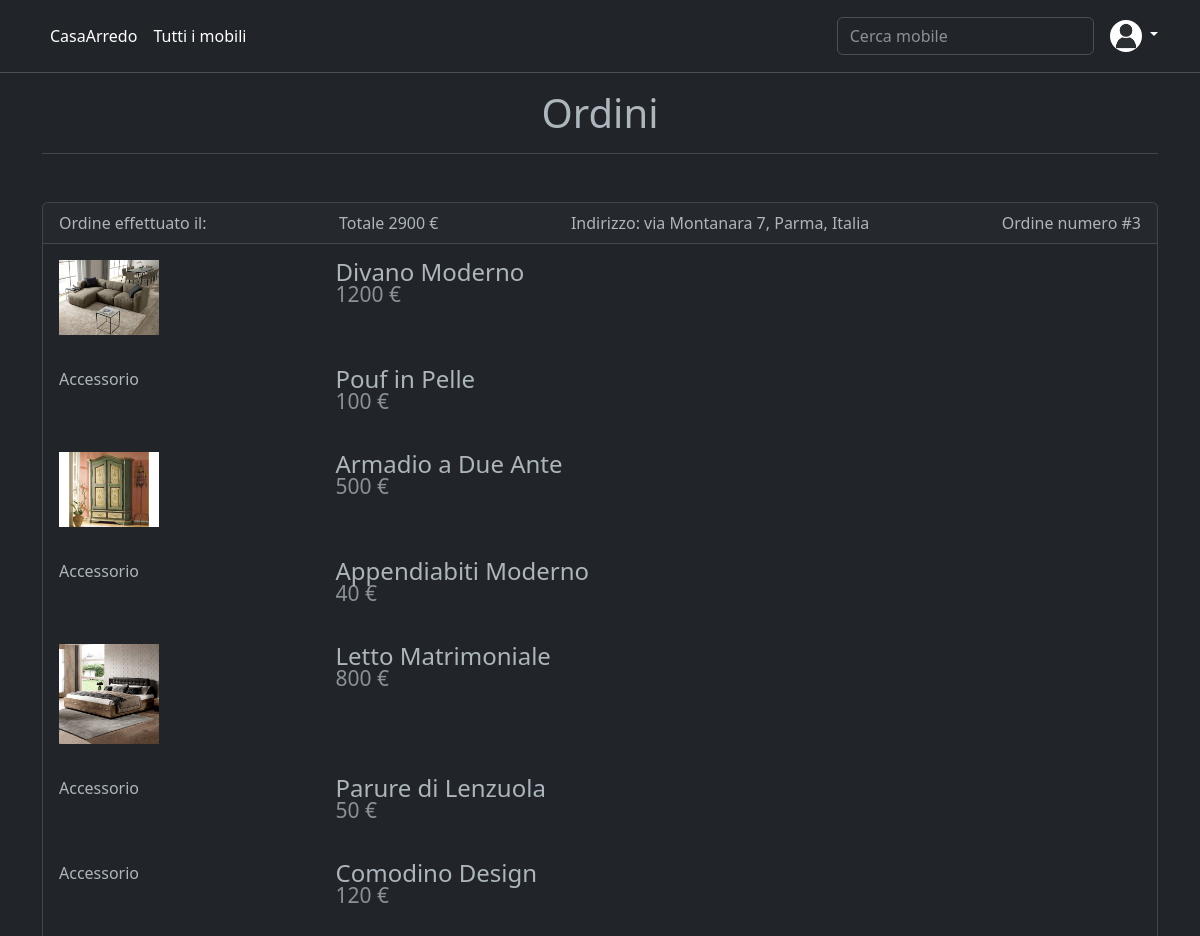
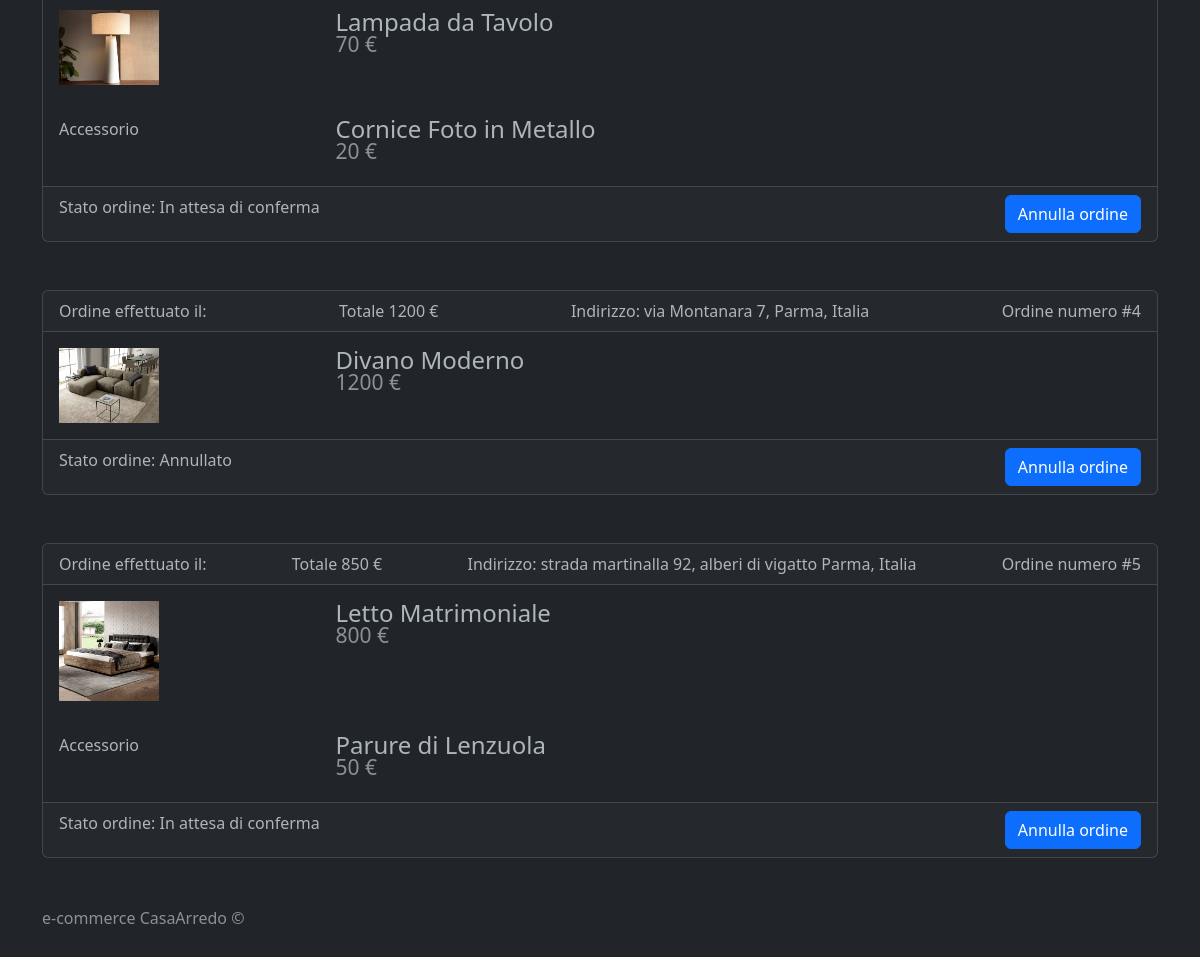
Screenshot of /src/view/visualizzaOrdini.php (signed in) with the database file from the repository (2 pictures, top to bottom).
### tables this page shows
CREATE TABLE IF NOT EXISTS `ordine` (
  `id` int(11) NOT NULL AUTO_INCREMENT,
  `id_utente` int(11) NOT NULL,
  `id_status` int(11) NOT NULL,
  `costo_consegna` int(11) NOT NULL,
  `data_ordine` date NOT NULL,
  `id_indirizzo` int(11) NOT NULL,
  PRIMARY KEY (`id`),
  KEY `id_utente` (`id_utente`),
  KEY `id_status` (`id_status`),
  KEY `id_indirizzo` (`id_indirizzo`),
  CONSTRAINT `ordine_ibfk_1` FOREIGN KEY (`id_utente`) REFERENCES `utente` (`id`),
  CONSTRAINT `ordine_ibfk_2` FOREIGN KEY (`id_status`) REFERENCES `status_ordine` (`id`),
  CONSTRAINT `ordine_ibfk_3` FOREIGN KEY (`id_indirizzo`) REFERENCES `indirizzi` (`id`)
);

CREATE TABLE IF NOT EXISTS `indirizzi` (
  `id` int(11) NOT NULL AUTO_INCREMENT,
  `via` varchar(50) NOT NULL,
  `citta` varchar(50) NOT NULL,
  `stato` varchar(50) NOT NULL,
  `id_utente` int(11) NOT NULL,
  PRIMARY KEY (`id`),
  KEY `id_utente` (`id_utente`),
  CONSTRAINT `indirizzi_ibfk_1` FOREIGN KEY (`id_utente`) REFERENCES `utente` (`id`)
);

CREATE TABLE IF NOT EXISTS `immagini_prodotti` (
  `id` int(11) NOT NULL AUTO_INCREMENT,
  `path_immagine` varchar(255) NOT NULL,
  `id_prodotti` int(11) NOT NULL,
  PRIMARY KEY (`id`),
  KEY `id_prodotti` (`id_prodotti`),
  CONSTRAINT `immagini_prodotti_ibfk_1` FOREIGN KEY (`id_prodotti`) REFERENCES `prodotti` (`id`)
);

CREATE TABLE IF NOT EXISTS `prodotti` (
  `id` int(11) NOT NULL AUTO_INCREMENT,
  `nome` varchar(30) NOT NULL,
  `descrizione` varchar(250) DEFAULT NULL,
  `prezzo` double NOT NULL,
  `id_categoria` int(11) DEFAULT NULL,
  `id_prodotto` int(11) DEFAULT NULL,
  PRIMARY KEY (`id`),
  KEY `id_categoria` (`id_categoria`),
  KEY `id_prodotto` (`id_prodotto`),
  CONSTRAINT `prodotti_ibfk_1` FOREIGN KEY (`id_categoria`) REFERENCES `categoria` (`id`),
  CONSTRAINT `prodotti_ibfk_2` FOREIGN KEY (`id_prodotto`) REFERENCES `prodotti` (`id`)
);

CREATE TABLE IF NOT EXISTS `status_ordine` (
  `id` int(11) NOT NULL AUTO_INCREMENT,
  `status_ordine` varchar(30) NOT NULL,
  PRIMARY KEY (`id`)
);

### src/model/letturaDB/letturaDB.php (called while the page is built, shortened)
<?php
include $_SERVER["DOCUMENT_ROOT"] . '/PHP/e-commerce_mobili/src/model/connessione.php';
include $_SERVER["DOCUMENT_ROOT"] . '/PHP/e-commerce_mobili/src/model/collections/classeProdottoCollection.php';
include $_SERVER["DOCUMENT_ROOT"] . '/PHP/e-commerce_mobili/src/model/collections/classeOrdiniCollection.php';
$conn = new mysqli($hostname, $username, $password, $dbname);
function getImmagini_prodotti()
{
    global $conn;
    $immagini_prodotto = new Immagine_ProdottoCollection();
    $query = "SELECT * FROM immagini_prodotti";
    $risultato = $conn->query($query);
    if ($risultato->num_rows > 0) {
        while ($imm = $risultato->fetch_assoc()) {
            $immagini_prodotto->aggiungiImmagine(new Immagine_Prodotto($imm["id"], $imm["path_immagine"], $imm["id_prodotti"]));
        }
    }
    return $immagini_prodotto;
}
function getOrdini($id_utente)
{
    global $conn;
    $ordini = new OrdineCollection();
    $query = "SELECT * FROM ordine";
    if ($id_utente != null) {
        $query = "SELECT * FROM ordine WHERE id_utente = $id_utente";
    }
    $risultato = $conn->query($query);
    if ($risultato->num_rows > 0) {
        while ($ord = $risultato->fetch_assoc()) {
            $ordini->aggiungiOrdine(new Ordine($ord["id"], $ord["id_utente"], $ord["id_status"], $ord["costo_consegna"], $ord["data_ordine"], $ord["id_indirizzo"]));
        }
    }
    return $ordini;
}
function getTotaleOrdine($id_ordine){
    global $conn;
    $query = "SELECT
                SUM(prodotti.prezzo) AS tot
                FROM prodotti
                INNER JOIN dettaglio_ordine ON prodotti.id = dettaglio_ordine.id_prodotto
                INNER JOIN ordine ON dettaglio_ordine.id_ordine = ordine.id
                WHERE ordine.id = $id_ordine;";
    $risultato = $conn->query($query);
    if ($risultato->num_rows > 0) {
        $totale = $risultato->fetch_assoc()["tot"];
    }
    return $totale;
}
function getIndirizzoOrdine($id_ordine){
    global $conn;
    $query = "SELECT * FROM indirizzi INNER JOIN ordine ON indirizzi.id =  ordine.id_indirizzo WHERE ordine.id = $id_ordine;";
    $risultato = $conn->query($query);
    if ($risultato->num_rows > 0) {
        while ($i = $risultato->fetch_assoc()) {
            $indirizzo = new Indirizzo($i["id"], $i["via"], $i["citta"], $i["stato"], $i["id_utente"]);
        }
    }
    return $indirizzo;
}
function getStatusOrdine($id_ordine){
    global $conn;
    $query = "SELECT status_ordine.status_ordine AS stato
                FROM status_ordine
                INNER JOIN ordine ON status_ordine.id = ordine.id_status WHERE ordine.id = $id_ordine;";
    $risultato = $conn->query($query);
    if ($risultato->num_rows > 0) {
        return $risultato->fetch_assoc()["stato"];
    }
}
function getProdottiOrdine($id_ordine){
    global $conn;
    $prodotti = new ProdottoCollection();
    $query = "SELECT prodotti.id, nome, descrizione, prezzo, id_categoria, prodotti.id_prodotto FROM prodotti
                INNER JOIN dettaglio_ordine ON prodotti.id = dettaglio_ordine.id_prodotto
                INNER JOIN ordine ON dettaglio_ordine.id_ordine = ordine.id
                WHERE ordine.id = $id_ordine";
    $risultato = $conn->query($query);
    if ($risultato->num_rows > 0) {
        while ($prod = $risultato->fetch_assoc()) {
            $prodotti->aggiungiProdotto(new Prodotti($prod["id"], $prod["nome"], $prod["descrizione"], $prod["prezzo"], $prod["id_categoria"], $prod["id_prodotto"]));
        }
    }
    return $prodotti->getProdotti();
}
?>

### src/controller/letturaDati.php (called while the page is built, shortened)
<?php
    include $_SERVER["DOCUMENT_ROOT"] . "/PHP/e-commerce_mobili/src/model/letturaDB/letturaDB.php";
    function selezionaImmaginiProdotti(){
        return getImmagini_prodotti()->getImmagini();
    }
    function selezionaOrdini($id){
        return getOrdini($id)->getOrdini();
    }
    function selezionaTotaleOrdine($id_ordine){
        return getTotaleOrdine($id_ordine);
    }
    function selezionaIndirizzoOrdine($id_ordine){
        return getIndirizzoOrdine($id_ordine);
    }
    function selezionaStatusOrdine($id_ordine){
        return getStatusOrdine($id_ordine);
    }
    function selezionaProdottiOrdine($id_ordine){
        return getProdottiOrdine($id_ordine);
    }
?>

### src/model/collections/classeOrdiniCollection.php (called while the page is built, shortened)
<?php
    class OrdineCollection {
        private $ordini = [];
        public function aggiungiOrdine(Ordine $ordine) {
            $this->ordini[] = $ordine;
        }
        public function getOrdini() {
            return $this->ordini;
        }
    }
?>

### src/model/classi/classeUtente.php (called while the page is built, shortened)
<?php
class Indirizzo
{
    public $via;
    public $citta;
    public $stato;
    public function __construct($id, $via, $citta, $stato, $id_utente)
    {
        $this->via = $via;
        $this->citta = $citta;
        $this->stato = $stato;
    }
    public function getVia()
    {
        return $this->via;
    }
    public function getCitta()
    {
        return $this->citta;
    }
    public function getStato()
    {
        return $this->stato;
    }
}

### src/model/collections/classeProdottoCollection.php (called while the page is built, shortened)
<?php
    include $_SERVER["DOCUMENT_ROOT"] . '/PHP/e-commerce_mobili/src/model/classi/classeProdotto.php';
    class ProdottoCollection {
        private $prodotti = [];
        public function aggiungiProdotto(Prodotti $prodotto) {
            $this->prodotti[] = $prodotto;
        }
        public function getProdotti() {
            return $this->prodotti;
        }
    }
    class Immagine_ProdottoCollection {
        private $immagini = [];
        public function aggiungiImmagine(Immagine_Prodotto $immagine) {
            $this->immagini[] = $immagine;
        }
        public function getImmagini() {
            return $this->immagini;
        }
    }
?>

### src/model/classi/classeProdotto.php (called while the page is built, shortened)
<?php
    class Prodotti {
        private $id;
        private $nome;
        private $prezzo;
        private $idProdotto;
        public function __construct($id, $nome, $descrizione, $prezzo, $idCategoria, $idProdotto) {
            $this->id = $id;
            $this->nome = $nome;
            $this->prezzo = $prezzo;
            $this->idProdotto = $idProdotto;
        }
        public function getId() {
            return $this->id;
        }
        public function getNome() {
            return $this->nome;
        }
        public function getPrezzo() {
            return $this->prezzo;
        }
        public function getIdProdotto() {
            return $this->idProdotto;
        }
    }
    class Immagine_Prodotto {
        public $path_immagine;
        public $id_prodotti;
        public function __construct($id, $path_immagine, $id_prodotti) {
            $this->path_immagine = $path_immagine;
            $this->id_prodotti = $id_prodotti;
        }
        public function getpath_immagine(){
            return $this->path_immagine;
        }
        public function getId_prodotti(){
            return $this->id_prodotti;
        }
    }
?>

### src/view/visualizzaOrdini.php (the view, shortened to what this page needs)
<?php
    include '../controller/letturaDati.php';
?>
<!DOCTYPE html>
<html lang="en" data-bs-theme="dark">
    <head>
        <link href="https://cdn.jsdelivr.net/npm/bootstrap@5.3.2/dist/css/bootstrap.min.css" rel="stylesheet">
        <link href="https://getbootstrap.com/docs/5.3/assets/css/docs.css" rel="stylesheet" />
        <link rel="stylesheet" href="https://cdnjs.cloudflare.com/ajax/libs/twitter-bootstrap/5.3.0/css/bootstrap.min.css">
        <link rel="stylesheet" href="https://cdn.datatables.net/1.13.7/css/dataTables.bootstrap5.min.css">
    </head>
    <body>
        <header class="p-3 mb-3 border-bottom">
            <div class="container">
                <div class="d-flex flex-wrap align-items-center justify-content-center justify-content-lg-start">
                    <ul class="nav col-12 col-lg-auto me-lg-auto mb-2 justify-content-center mb-md-0">
                        <li><a href="./index.php" class="nav-link px-2 link-body-emphasis">CasaArredo</a></li>
                        <li><a href="./visualizzaPerCategoria.php" class="nav-link px-2 link-body-emphasis">Tutti i mobili</a></li>
                    </ul>
                    <form class="col-12 col-lg-auto mb-3 mb-lg-0 me-lg-3" role="search">
                        <input type="search" class="form-control" placeholder="Cerca mobile" aria-label="Search">
                    </form>
                    <div class="dropdown text-end">
                        <?php
                            if(isset($_SESSION["RUOLO"])){
                                $nome = $_SESSION["NOME_COGNOME"];
                                echo    "<a href='#' class='d-block link-body-emphasis text-decoration-none dropdown-toggle' data-bs-toggle='dropdown' aria-expanded='false'>
                                            <img src='../immagini/user_image/user.jpg' alt='mdo' width='32' height='32' class='rounded-circle'>
                                            $nome
                                        </a>";
                            }else{
                                echo "<a href='./login.html'><button type='button' class='btn btn-sm btn-outline-primary'>Accedi</button></a>";
                            }
                        ?>
                    </div>
                </div>
            </div>
        </header>
        <main>
            <form action="../controller/gestioneCarrello.php" method="post">
                <div class="container marketing">
                    <div style="text-align: center"><h1>Ordini</h1></div>
                    <hr class='featurette-divider'>
                    <?php
                        $id_utente = $_SESSION["ID_UTENTE"];
                        $ordini = selezionaOrdini($id_utente);
                        for ($i=0; $i < count($ordini); $i++) {
                            $id_ordine = $ordini[$i]->getId();
                            $totale = selezionaTotaleOrdine($id_ordine);
                            $data = $ordini[$i]->getDataOrdine();
                            $indizzo = selezionaIndirizzoOrdine($id_ordine);
                            $via = $indizzo->getVia();
                            $citta = $indizzo->getCitta();
                            $stato = $indizzo->getStato();
                            echo "<div class='card mt-5'>
                                    <div class='card-header' style='display: flex; justify-content:space-between;'>
                                        <span>Ordine effettuato il: $data</span>
                                        <span>Totale $totale €</span>
                                        <span>Indirizzo: $via, $citta, $stato</span>
                                        <span>Ordine numero #$id_ordine</span>
                                    </div>";
                            $listaProdotti = selezionaProdottiOrdine($id_ordine);
                            $listaImmagini = selezionaImmaginiProdotti();
                            for ($j=0; $j < count($listaProdotti); $j++) {
                                $id_prodotto = $listaProdotti[$j]->getId();
                                $nome = $listaProdotti[$j]->getNome();
                                $prezzo = $listaProdotti[$j]->getPrezzo();
                                echo "<div class='card-body'>
                                        <div class='row featurette'>
                                            <div class='col-md-3'>";
                                            if($listaProdotti[$j]->getIdProdotto() == ""){
                                                for ($k=0; $k < count($listaImmagini); $k++) {
                                                    if($listaImmagini[$k]->getId_prodotti() == $id_prodotto){
                                                        $path = $listaImmagini[$k]->getpath_immagine();
                                                        echo "<img src='../immagini/prodotti/$path' width='100' class='featurette-image img-fluid mx-auto'>";
                                                    }
                                                }
                                            }else{
                                                echo "<span>Accessorio</span>";
                                            }
                                echo       "</div>
                                            <div class='col-md-9'>
                                                <h4 class='featurette-heading fw-normal lh-1'>
                                                    $nome
                                                    <small class='d-block text-body-secondary'>$prezzo €</small>
                                                </h4>
                                            </div>
                                        </div>
                                    </div>";
                            }
                            $status = selezionaStatusOrdine($id_ordine);
                            echo "<div class='card-footer' style='display: flex; justify-content:space-between;'>
                                    <span>Stato ordine: $status</span>
                                    <form action='../controller/gestioneOrdine.php' method='post'>
                                        <button type='submit' class='btn btn-primary' name='annulla' value='$id_ordine'>Annulla ordine</button>
                                    </form>
                                  </div>
                              </div>";
                        }
                    ?>
                </div>
            </form>
        </main>
        <footer class="text-body-secondary py-5">
            <div class="container">
                <p class="mb-1">e-commerce CasaArredo &copy;</p>
            </div>
        </footer>
    </body>
</html>

### rows the page displays
ordine: totale "2900", id_indirizzo.via "via Montanara 7", id_indirizzo.citta "Parma", id_indirizzo.stato "Italia", id "3", id.status_ordine "In attesa di conferma"
prodotti: nome "Divano Moderno", prezzo "1200"
immagini_prodotti: path_immagine (picture)
prodotti: shows "Accessorio", nome "Pouf in Pelle", prezzo "100"
prodotti: nome "Armadio a Due Ante", prezzo "500"
immagini_prodotti: path_immagine (picture)
prodotti: shows "Accessorio", nome "Appendiabiti Moderno", prezzo "40"
prodotti: nome "Letto Matrimoniale", prezzo "800"
immagini_prodotti: path_immagine (picture)
prodotti: shows "Accessorio", nome "Parure di Lenzuola", prezzo "50"
prodotti: shows "Accessorio", nome "Comodino Design", prezzo "120"
prodotti: nome "Lampada da Tavolo", prezzo "70"
immagini_prodotti: path_immagine (picture)
prodotti: shows "Accessorio", nome "Cornice Foto in Metallo", prezzo "20"
ordine: totale "1200", id_indirizzo.via "via Montanara 7", id_indirizzo.citta "Parma", id_indirizzo.stato "Italia", id "4", id.status_ordine "Annullato"
ordine: totale "850", id_indirizzo.via "strada martinalla 92", id_indirizzo.citta "alberi di vigatto Parma", id_indirizzo.stato "Italia", id "5", id.status_ordine "In attesa di conferma"
